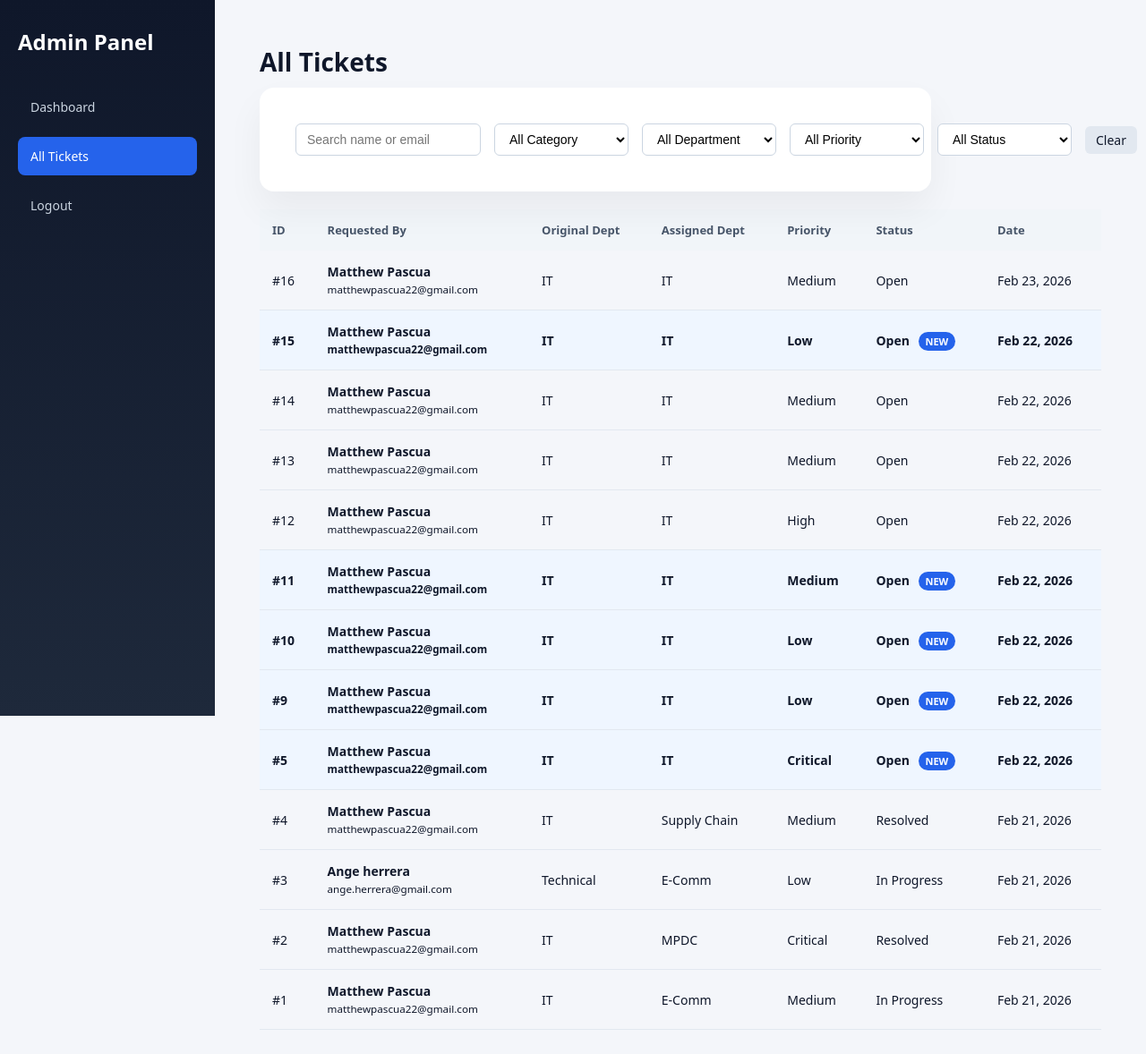
The app's page /ticketing/admin/all_tickets.php (signed in) with its own data.
### tables this page shows
CREATE TABLE `employee_tickets` (
  `id` int(11) NOT NULL,
  `user_id` int(11) NOT NULL,
  `subject` varchar(255) NOT NULL,
  `category` varchar(100) NOT NULL,
  `priority` enum('Low','Medium','High','Critical') NOT NULL,
  `department` enum('IT','HR','Marketing','Admin','Technical','Accounting','Supply Chain','MPDC','E-Comm') DEFAULT NULL,
  `assigned_department` enum('IT','HR','Marketing','Admin','Technical','Accounting','Supply Chain','MPDC','E-Comm') DEFAULT NULL,
  `description` text DEFAULT NULL,
  `attachment` varchar(255) DEFAULT NULL,
  `status` enum('Open','In Progress','Resolved') DEFAULT 'Open',
  `created_at` timestamp NOT NULL DEFAULT current_timestamp(),
  `is_read` tinyint(1) DEFAULT 0
);

CREATE TABLE `users` (
  `id` int(11) NOT NULL,
  `name` varchar(100) NOT NULL,
  `email` varchar(100) NOT NULL,
  `department` varchar(100) NOT NULL,
  `password` varchar(255) NOT NULL,
  `role` enum('admin','employee') DEFAULT 'employee',
  `created_at` timestamp NOT NULL DEFAULT current_timestamp(),
  `otp_code` varchar(10) DEFAULT NULL,
  `is_verified` tinyint(1) DEFAULT 0
);

### ticketing/admin/all_tickets.php (the view, shortened to what this page needs)
<?php
require_once '../config/database.php';
$search     = $_GET['search']     ?? '';
$query = "
SELECT employee_tickets.*, users.name, users.email
FROM employee_tickets
JOIN users ON employee_tickets.user_id = users.id
WHERE 1
";
$query .= " ORDER BY employee_tickets.created_at DESC";
$result = $conn->query($query);
?>
<!DOCTYPE html>
<html>
<head>
<link rel="stylesheet" href="../css/employee.css">
</head>
<body>
<div class="sidebar">
    <h2>Admin Panel</h2>
    <a href="dashboard.php">Dashboard</a>
    <a href="all_tickets.php" class="active">All Tickets</a>
    <a href="logout.php">Logout</a>
</div>
<div class="main-content">
<h1>All Tickets</h1>
<div class="filter-bar">
<form method="GET" id="filterForm">
<input type="text"
       name="search"
       id="searchInput"
       placeholder="Search name or email"
       value="<?= htmlspecialchars($search); ?>">
<select name="category" onchange="submitForm()">
    <option value="">All Category</option>
</select>
<select name="department" onchange="submitForm()">
    <option value="">All Department</option>
</select>
<select name="priority" onchange="submitForm()">
    <option value="">All Priority</option>
</select>
<select name="status" onchange="submitForm()">
    <option value="">All Status</option>
</select>
<a href="all_tickets.php" class="clear-btn">Clear</a>
</form>
</div>
<table>
<tr>
    <th>ID</th>
    <th>Requested By</th>
    <th>Original Dept</th>
    <th>Assigned Dept</th>
    <th>Priority</th>
    <th>Status</th>
    <th>Date</th>
</tr>
<?php while($row = $result->fetch_assoc()) { ?>
<tr
onclick="window.location='update_ticket.php?id=<?= $row['id']; ?>'"
style="cursor:pointer; <?= $row['is_read'] == 0 ? 'background:#EFF6FF; font-weight:600;' : ''; ?>">
    <td>#<?= $row['id']; ?></td>
    <td>
        <strong><?= htmlspecialchars($row['name']); ?></strong><br>
        <small><?= htmlspecialchars($row['email']); ?></small>
    </td>
    <td><?= htmlspecialchars($row['department']); ?></td>
<td><?= htmlspecialchars($row['assigned_department']); ?></td>
    <td><?= htmlspecialchars($row['priority']); ?></td>
    <td>
    <?= htmlspecialchars($row['status']); ?>
    <?php if($row['is_read'] == 0): ?>
        <span style="background:#2563EB;color:white;padding:3px 8px;border-radius:12px;font-size:11px;margin-left:6px;">
            NEW
        </span>
    <?php endif; ?>
</td>
    <td><?= date("M d, Y", strtotime($row['created_at'])); ?></td>
</tr>
<?php } ?>
</table>
</div>
</body>
</html>

### ticketing/css/employee.css (style rules this page uses)
* { margin: 0; padding: 0; box-sizing: border-box; }
body { font-family: 'Segoe UI', sans-serif; background: #F4F6FA; color: #0F172A; }
.sidebar { position: fixed; top: 0; left: 0; width: 240px; height: 100vh; background: linear-gradient(180deg, #0F172A, #1E293B); padding: 30px 20px; }
.main-content { margin-left: 240px; padding: 50px; min-height: 100vh; }
.sidebar h2 { color: white; margin-bottom: 35px; font-weight: 600; }
.sidebar a { display: block; color: #CBD5E1; text-decoration: none; padding: 12px 14px; margin-bottom: 12px; border-radius: 8px; transition: all 0.2s ease; font-size: 14px; }
.sidebar a:hover, .sidebar a.active { background: #2563EB; color: white; }
.main-content h1 { margin-bottom: 10px; font-size: 28px; }
table { width: 100%; border-collapse: collapse; }
th { text-align: left; padding: 14px; background: #F1F5F9; font-size: 13px; font-weight: 600; color: #475569; }
td { padding: 14px; font-size: 14px; border-bottom: 1px solid #E2E8F0; }
form { background: white; padding: 40px; border-radius: 16px; box-shadow: 0 20px 40px rgba(0,0,0,0.05); max-width: 750px; }
form input, form select, form textarea { width: 100%; padding: 12px; border-radius: 8px; border: 1px solid #CBD5E1; margin-bottom: 22px; font-size: 14px; transition: 0.2s; }
.filter-bar { display: flex; gap: 15px; margin-bottom: 20px; }
table tr { transition: 0.2s; }
.filter-bar { margin-bottom: 20px; }
.filter-bar form { display: flex; align-items: center; gap: 15px; flex-wrap: nowrap; width: 100%; }
.filter-bar input, .filter-bar select { height: 36px; padding: 6px 12px; border: 1px solid #CBD5E1; border-radius: 6px; background: white; margin-bottom: 0; }
.filter-bar input { width: 220px; }
.filter-bar select { min-width: 150px; }
.clear-btn { padding: 6px 12px; background: #E2E8F0; border-radius: 6px; text-decoration: none; font-size: 14px; color: #0F172A; }

### records on screen
employee_tickets: id "16", user.name "Matthew Pascua", user.email "matthewpascua22@gmail.com", department "IT", assigned_department "IT", priority "Medium", status "Open", created_at "Feb 23, 2026"
employee_tickets: id "15", user.name "Matthew Pascua", user.email "matthewpascua22@gmail.com", department "IT", assigned_department "IT", priority "Low", status "Open", is_read "NEW", created_at "Feb 22, 2026"
employee_tickets: id "14", user.name "Matthew Pascua", user.email "matthewpascua22@gmail.com", department "IT", assigned_department "IT", priority "Medium", status "Open", created_at "Feb 22, 2026"
employee_tickets: id "13", user.name "Matthew Pascua", user.email "matthewpascua22@gmail.com", department "IT", assigned_department "IT", priority "Medium", status "Open", created_at "Feb 22, 2026"
employee_tickets: id "12", user.name "Matthew Pascua", user.email "matthewpascua22@gmail.com", department "IT", assigned_department "IT", priority "High", status "Open", created_at "Feb 22, 2026"
employee_tickets: id "11", user.name "Matthew Pascua", user.email "matthewpascua22@gmail.com", department "IT", assigned_department "IT", priority "Medium", status "Open", is_read "NEW", created_at "Feb 22, 2026"
employee_tickets: id "10", user.name "Matthew Pascua", user.email "matthewpascua22@gmail.com", department "IT", assigned_department "IT", priority "Low", status "Open", is_read "NEW", created_at "Feb 22, 2026"
employee_tickets: id "9", user.name "Matthew Pascua", user.email "matthewpascua22@gmail.com", department "IT", assigned_department "IT", priority "Low", status "Open", is_read "NEW", created_at "Feb 22, 2026"
employee_tickets: id "5", user.name "Matthew Pascua", user.email "matthewpascua22@gmail.com", department "IT", assigned_department "IT", priority "Critical", status "Open", is_read "NEW", created_at "Feb 22, 2026"
employee_tickets: id "4", user.name "Matthew Pascua", user.email "matthewpascua22@gmail.com", department "IT", assigned_department "Supply Chain", priority "Medium", status "Resolved", created_at "Feb 21, 2026"
employee_tickets: id "3", user.name "Ange herrera", user.email "ange.herrera@gmail.com", department "Technical", assigned_department "E-Comm", priority "Low", status "In Progress", created_at "Feb 21, 2026"
employee_tickets: id "2", user.name "Matthew Pascua", user.email "matthewpascua22@gmail.com", department "IT", assigned_department "MPDC", priority "Critical", status "Resolved", created_at "Feb 21, 2026"
employee_tickets: id "1", user.name "Matthew Pascua", user.email "matthewpascua22@gmail.com", department "IT", assigned_department "E-Comm", priority "Medium", status "In Progress", created_at "Feb 21, 2026"
